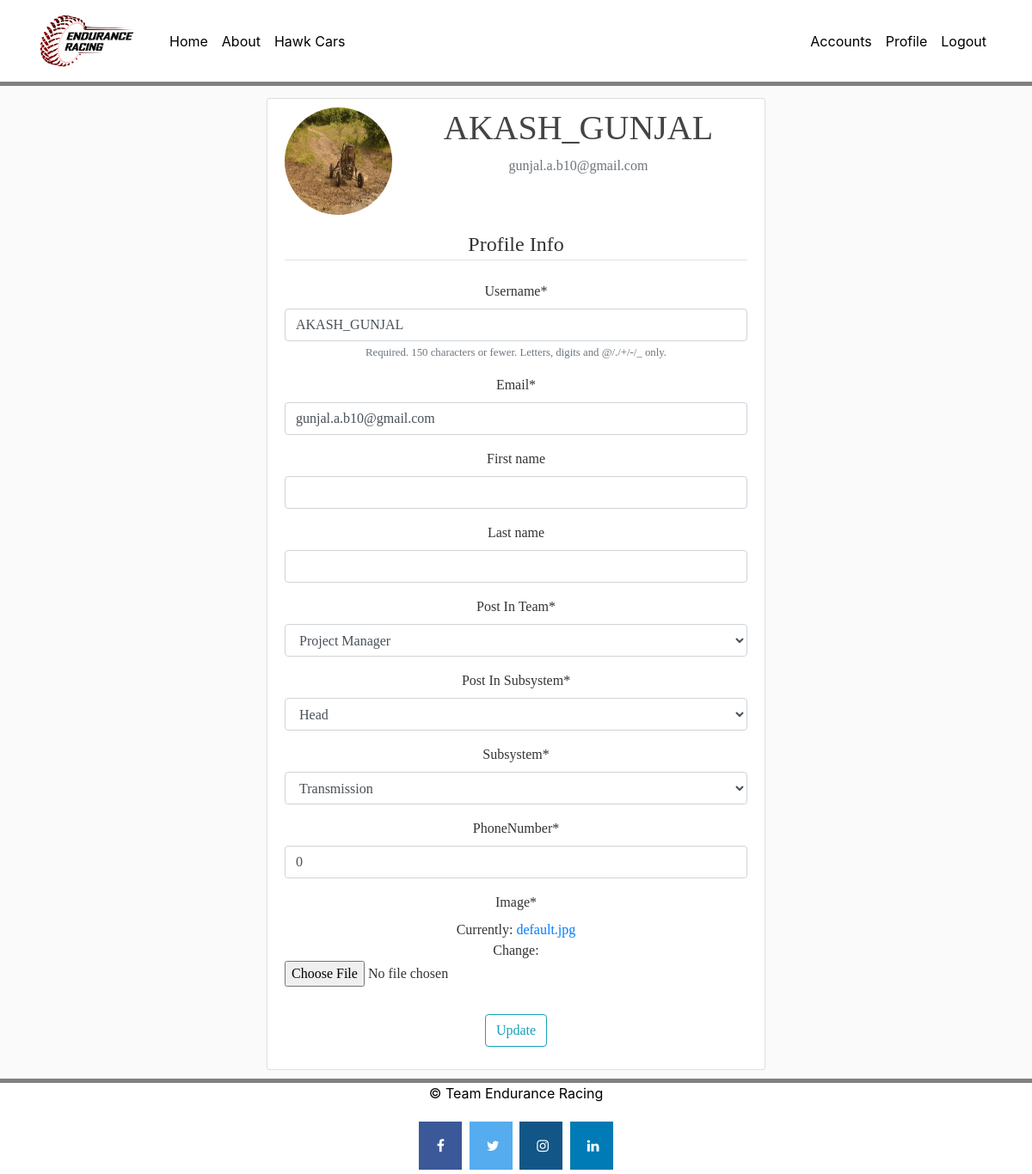
Screenshot of /profile/ (signed in) with the database file from the repository.
### users/models.py (models this page shows, shortened)
class Profile(models.Model):
    SUBSYSTEMS=(('Transmission','Transmission'),('Suspension','Suspension'),
                ('Steering','Steering'), ('Brakes', 'Brakes'),
                ('Rollcage','Rollcage'),('Project Management','Project Management'),('None','None'))
    PostInTeam=(('Captain','Captain'),('Captain and Driver','Captain and Driver'),('Vice-Captain','Vice-Captain'),
                ('Vice-Captain and Driver','Vice-Captain and Driver'),('Project Manager', 'Project Manager'),
                ('Project Manager and Driver', 'Project Manager and Driver'),('Driver','Driver'),
                ('Codriver','Codriver'),('Tier-1 Member','Tier-1 Member'),
                 ('Tier-2 Member','Tier-2 Member'), ('None','None'))
    PostInSubsystem = (('Head','Head'),('Senior Member','Senior Member'), ('Member','Member'), ('None','None'))
    user = models.OneToOneField(User, on_delete= models.CASCADE)
    image = models.ImageField(default='default.jpg', upload_to ='profile_pics')
    Post_In_Team = models.TextField( choices=PostInTeam, default='None')
    Subsystem = models.TextField(choices=SUBSYSTEMS, default='None')
    Post_In_Subsystem = models.TextField( choices=PostInSubsystem, default='None')
    PhoneNumber= models.IntegerField(default=0)

### users/views.py (the view)
# urls.py: path('profile/', users_views.profile, name="profile"),
@login_required
def profile(request):
    if request.method=='POST':
        u_form = UserUpdateForm(request.POST, instance = request.user)
        p_form = ProfileUpdateForm(request.POST,
                                   request.FILES,
                                   instance = request.user.profile)
        if u_form.is_valid() and p_form.is_valid():
            messages.success(request, f'Account has been updated successfully!')
            username=u_form.cleaned_data.get('username')
            u_form.save()
            p_form.save()
            return redirect('profile')
    else:
        u_form = UserUpdateForm(instance = request.user)
        p_form = ProfileUpdateForm(instance = request.user.profile)
    context={
       'u_form': u_form,
       'p_form' : p_form
    }
    return render(request,'users/profile.html', context)

### users/forms.py
class UserUpdateForm(forms.ModelForm):
    email= forms.EmailField()
    class Meta:
        model= User
        fields=['username', 'email','first_name', 'last_name']

class ProfileUpdateForm(forms.ModelForm):
    class Meta:
        model = Profile
        fields = ['Post_In_Team','Post_In_Subsystem','Subsystem','PhoneNumber','image']

### users/templates/users/profile.html (shortened to what this page needs)
{%extends "HomePage/base.html"%}
{% load crispy_forms_tags %}
{%block content%}
    <div class="content-section">
      <div class="media">
        <img class="rounded-circle account-img" src="{{user.profile.image.url}}">
        <div class="media-body">
          <h2 class="account-heading">{{user.username}}</h2>
          <p class="text-secondary">{{user.email}}</p>
        </div>
      </div>
      <form method = "POST", enctype="multipart/form-data">
          <fieldset class="form-group">
              <legend class="border-bottom mb-4">Profile Info </legend>
              {{ u_form|crispy }}
              {{ p_form|crispy }}
          </fieldset>
          <div class="form-group">
              <button class="btn btn-outline-info" type="submit">Update</button>
          </div>
      </form>
    </div>
{%endblock content%}

### HomePage/templates/HomePage/base.html (shortened to what this page needs)
{% load static %}
<!DOCTYPE html>
<html lang="en" dir="ltr">
<head>
    <link rel="stylesheet" href="https://maxcdn.bootstrapcdn.com/bootstrap/4.0.0/css/bootstrap.min.css">
    <link rel="stylesheet" type="text/css" href="{%static 'HomePage/main.css'%}">
</head>
<body>
<header class="site-header">
  <nav class="navbar navbar-expand-md navbar-dark bg-steel fixed-top">
    <div class="container">
        <div class="navbar-brand mr-4">
            <img src="/media/logo/logoTER.png" alt="Logo" style="width:120px;">
        </div>
        <div class="collapse navbar-collapse" id="navbarToggle">
            <div class="navbar-nav mr-auto">
              <a class="nav-item nav-link" href="{%url 'Home-Page'%}">Home</a>
              <a class="nav-item nav-link" href="{%url 'HomePage-About'%}">About</a>
              <a class="nav-item nav-link" href="{%url 'HAWK-Cars'%}"> Hawk Cars</a>
            </div>
            <div class="navbar-nav">
              {% if user.is_authenticated %}
                  <a class="nav-item nav-link" href="{% url 'Account-Dashboard'%}">Accounts</a>
                  <a class="nav-item nav-link" href="{% url 'profile'%}">Profile</a>
                  <a class="nav-item nav-link" href="{% url 'logout'%}">Logout</a>
              {% else %}
                  <a class="nav-item nav-link" href="{% url 'login'%}">Login</a>
                  <a class="nav-item nav-link" href="{%url 'register'%}">Register</a>
              {% endif %}
            </div>
        </div>
    </div>
  </nav>
</header>
<div class="Container" >
     <br>
     {% block content %}{% endblock %}
</div>
  <div class="footer">
    <p>&copy Team Endurance Racing </p>
    <link rel="stylesheet" href="https://cdnjs.cloudflare.com/ajax/libs/font-awesome/4.7.0/css/font-awesome.min.css">
    <a href="https://www.facebook.com/EnduranceRacing/" class="fa fa-facebook"></a>
    <a href="#" class="fa fa-twitter"></a>
    <a href="https://www.instagram.com/team_endurance_racing/" class="fa fa-instagram"></a>
    <a href="https://in.linkedin.com/company/endurance-racing" class="fa fa-linkedin"></a>
  </div>
</body>
</html>

### HomePage/static/HomePage/main.css (style rules this page uses)
body { background: #fafafa; color: #333333; margin-top: 5rem; }
h1, h2, h3, h4, h5, h6 { color: #444444; }
DIV.Container { font-family:verdana; padding: 10px 20px; border-radius: 3px; margin-bottom: 20px; text-align: center; margin: auto; width: 100%; }
.bg-steel { background-color: #5f788a; }
.site-header .navbar { background-color: #ffffff; color: #000000; border-bottom: 5px solid Gray; min-height: 100px; }
.site-header .navbar-nav .nav-link { line-height = 20px; color: #000000; }
.content-section { font-family:verdana; background: #ffffff; padding: 10px 20px; border: 1px solid #dddddd; border-radius: 3px; margin-bottom: 20px; margin: auto; width: 50%; }
.account-img { height: 125px; width: 125px; margin-right: 20px; margin-bottom: 16px; }
.account-heading { font-size: 2.5rem; }
.footer { min-height: 100px; left: 0; bottom: 0; position: static; width: 100%; background-color: white; color: #000000; text-align: center; border-top: 5px solid Gray; }
.fa { padding: 20px; font-size: 30px; width: 50px; text-align: center; text-decoration: none; margin: 5px 2px; }
.fa-facebook { background: #3B5998; color: white; }
.fa-twitter { background: #55ACEE; color: white; }
.fa-linkedin { background: #007bb5; color: white; }
.fa-instagram { background: #125688; color: white; }

### rows the page displays
Profile: Post_In_Team "Project Manager", Post_In_Subsystem "Head", Subsystem "Transmission", PhoneNumber "0"

### other values shown
{{ user.username }} "AKASH_GUNJAL"
{{ user.email }} "gunjal.a.b10@gmail.com"
